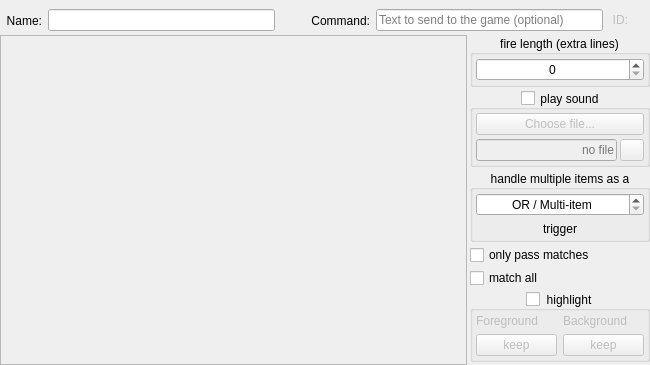
<?xml version="1.0" encoding="UTF-8"?>
<ui version="4.0">
 <class>trigger_main_area</class>
 <widget class="QWidget" name="trigger_main_area">
  <property name="geometry">
   <rect>
    <x>0</x>
    <y>0</y>
    <width>650</width>
    <height>240</height>
   </rect>
  </property>
  <property name="sizePolicy">
   <sizepolicy hsizetype="Preferred" vsizetype="Preferred">
    <horstretch>0</horstretch>
    <verstretch>0</verstretch>
   </sizepolicy>
  </property>
  <layout class="QGridLayout" name="gridLayout_triggers_main_area" rowstretch="0,1" columnstretch="1,0">
   <property name="leftMargin">
    <number>0</number>
   </property>
   <property name="topMargin">
    <number>0</number>
   </property>
   <property name="rightMargin">
    <number>0</number>
   </property>
   <property name="bottomMargin">
    <number>0</number>
   </property>
   <property name="spacing">
    <number>3</number>
   </property>
   <item row="0" column="0" colspan="2">
    <widget class="QWidget" name="widget_top" native="true">
     <property name="sizePolicy">
      <sizepolicy hsizetype="Expanding" vsizetype="Minimum">
       <horstretch>0</horstretch>
       <verstretch>0</verstretch>
      </sizepolicy>
     </property>
     <property name="autoFillBackground">
      <bool>true</bool>
     </property>
     <layout class="QHBoxLayout" name="horizontalLayout_widget_top" stretch="0,1,0,0,1,0">
      <property name="leftMargin">
       <number>6</number>
      </property>
      <property name="rightMargin">
       <number>6</number>
      </property>
      <property name="bottomMargin">
       <number>0</number>
      </property>
      <item>
       <widget class="QLabel" name="label_trigger_name">
        <property name="sizePolicy">
         <sizepolicy hsizetype="Minimum" vsizetype="Preferred">
          <horstretch>0</horstretch>
          <verstretch>0</verstretch>
         </sizepolicy>
        </property>
        <property name="text">
         <string>Name:</string>
        </property>
        <property name="alignment">
         <set>Qt::AlignRight|Qt::AlignTrailing|Qt::AlignVCenter</set>
        </property>
        <property name="buddy">
         <cstring>lineEdit_trigger_name</cstring>
        </property>
       </widget>
      </item>
      <item>
       <widget class="QLineEdit" name="lineEdit_trigger_name">
        <property name="toolTip">
         <string>&lt;p&gt;Choose a good, (ideally, though it need not be, unique) name for your trigger or trigger group. This will be displayed in the trigger tree.&lt;/p&gt;</string>
        </property>
       </widget>
      </item>
      <item>
       <widget class="QToolButton" name="toolButton_toggleExtraControls">
        <property name="toolTip">
         <string>&lt;p&gt;Use this control to show or hide the extra controls for the trigger; this can be used to allow more space to show the trigger &lt;i&gt;items&lt;/i&gt; on smaller screen.&lt;/p&gt;</string>
        </property>
        <property name="text">
         <string/>
        </property>
        <property name="icon">
         <iconset resource="../mudlet.qrc">
          <normaloff>:/icons/arrow-right_grey-16x.png</normaloff>
          <normalon>:/icons/arrow-down_grey-16x.png</normalon>
          <activeoff>:/icons/arrow-right-16x.png</activeoff>
          <activeon>:/icons/arrow-down-16x.png</activeon>:/icons/arrow-right_grey-16x.png</iconset>
        </property>
        <property name="checkable">
         <bool>true</bool>
        </property>
        <property name="checked">
         <bool>false</bool>
        </property>
        <property name="autoRaise">
         <bool>true</bool>
        </property>
       </widget>
      </item>
      <item>
       <widget class="QLabel" name="label_trigger_command">
        <property name="text">
         <string>Command:</string>
        </property>
        <property name="alignment">
         <set>Qt::AlignRight|Qt::AlignTrailing|Qt::AlignVCenter</set>
        </property>
        <property name="buddy">
         <cstring>lineEdit_trigger_command</cstring>
        </property>
       </widget>
      </item>
      <item>
       <widget class="QLineEdit" name="lineEdit_trigger_command">
        <property name="toolTip">
         <string>&lt;p&gt;Enter one or more commands to use if the given command matches the pattern. (Optional)&lt;/p&gt;&lt;p&gt;This could be another alias or a command to send directly to the game. For complex commands that require modification of variables within this profile, use a Lua script in the editor area below instead. It's possible to use both this field and a Lua script - the contents of this field will be used before running the script.&lt;/p&gt;</string>
        </property>
        <property name="placeholderText">
         <string>Text to send to the game (optional)</string>
        </property>
       </widget>
      </item>
      <item>
       <widget class="QFrame" name="frameId">
        <property name="frameShape">
         <enum>QFrame::NoFrame</enum>
        </property>
        <layout class="QHBoxLayout" name="horizontalLayout_frameId">
         <property name="leftMargin">
          <number>3</number>
         </property>
         <property name="topMargin">
          <number>0</number>
         </property>
         <property name="rightMargin">
          <number>3</number>
         </property>
         <property name="bottomMargin">
          <number>0</number>
         </property>
         <item alignment="Qt::AlignVCenter">
          <widget class="QLabel" name="label_idLabel">
           <property name="enabled">
            <bool>false</bool>
           </property>
           <property name="text">
            <string>ID:</string>
           </property>
           <property name="alignment">
            <set>Qt::AlignRight|Qt::AlignTrailing|Qt::AlignVCenter</set>
           </property>
           <property name="textInteractionFlags">
            <set>Qt::NoTextInteraction</set>
           </property>
          </widget>
         </item>
         <item alignment="Qt::AlignVCenter">
          <widget class="QLabel" name="label_idNumber">
           <property name="enabled">
            <bool>false</bool>
           </property>
           <property name="text">
            <string/>
           </property>
           <property name="textInteractionFlags">
            <set>Qt::TextSelectableByMouse</set>
           </property>
          </widget>
         </item>
        </layout>
       </widget>
      </item>
     </layout>
    </widget>
   </item>
   <item row="1" column="0">
    <widget class="QWidget" name="widget_left" native="true">
     <layout class="QVBoxLayout" name="verticalLayout_left" stretch="1">
      <property name="spacing">
       <number>3</number>
      </property>
      <property name="leftMargin">
       <number>0</number>
      </property>
      <property name="topMargin">
       <number>0</number>
      </property>
      <property name="rightMargin">
       <number>0</number>
      </property>
      <property name="bottomMargin">
       <number>0</number>
      </property>
      <item>
       <widget class="QScrollArea" name="scrollArea">
        <property name="sizePolicy">
         <sizepolicy hsizetype="Expanding" vsizetype="Minimum">
          <horstretch>0</horstretch>
          <verstretch>0</verstretch>
         </sizepolicy>
        </property>
        <property name="toolTip">
         <string>&lt;p&gt;Match all occurrences of the pattern in the line.&lt;/p&gt;</string>
        </property>
        <property name="widgetResizable">
         <bool>true</bool>
        </property>
        <property name="alignment">
         <set>Qt::AlignCenter</set>
        </property>
       </widget>
      </item>
     </layout>
    </widget>
   </item>
   <item row="1" column="1">
    <widget class="QWidget" name="widget_right" native="true">
     <property name="sizePolicy">
      <sizepolicy hsizetype="Fixed" vsizetype="Minimum">
       <horstretch>0</horstretch>
       <verstretch>0</verstretch>
      </sizepolicy>
     </property>
     <property name="autoFillBackground">
      <bool>true</bool>
     </property>
     <layout class="QVBoxLayout" name="verticalLayout_widget_right" stretch="0,0,0,0,0,0,0">
      <property name="spacing">
       <number>3</number>
      </property>
      <property name="leftMargin">
       <number>0</number>
      </property>
      <property name="topMargin">
       <number>0</number>
      </property>
      <property name="rightMargin">
       <number>0</number>
      </property>
      <property name="bottomMargin">
       <number>0</number>
      </property>
      <item alignment="Qt::AlignTop">
       <widget class="QGroupBox" name="groupBox_stayOpen">
        <property name="toolTip">
         <string>&lt;p&gt;Keep firing the script for this many more lines, after the trigger or chain has matched.&lt;/p&gt;</string>
        </property>
        <property name="autoFillBackground">
         <bool>true</bool>
        </property>
        <property name="title">
         <string>fire length (extra lines)</string>
        </property>
        <property name="alignment">
         <set>Qt::AlignCenter</set>
        </property>
        <property name="checkable">
         <bool>false</bool>
        </property>
        <property name="checked">
         <bool>false</bool>
        </property>
        <layout class="QHBoxLayout" name="horizontalLayout_groupBox_stayOpen" stretch="1">
         <property name="spacing">
          <number>3</number>
         </property>
         <property name="leftMargin">
          <number>3</number>
         </property>
         <property name="topMargin">
          <number>3</number>
         </property>
         <property name="rightMargin">
          <number>3</number>
         </property>
         <property name="bottomMargin">
          <number>3</number>
         </property>
         <item alignment="Qt::AlignTop">
          <widget class="QSpinBox" name="spinBox_stayOpen">
           <property name="sizePolicy">
            <sizepolicy hsizetype="Preferred" vsizetype="Minimum">
             <horstretch>0</horstretch>
             <verstretch>0</verstretch>
            </sizepolicy>
           </property>
           <property name="minimumSize">
            <size>
             <width>0</width>
             <height>21</height>
            </size>
           </property>
           <property name="toolTip">
            <string>&lt;p&gt;How many more lines, after the one that fired the trigger, should be passed to the trigger's children?&lt;/p&gt;</string>
           </property>
           <property name="alignment">
            <set>Qt::AlignCenter</set>
           </property>
           <property name="maximum">
            <number>999</number>
           </property>
          </widget>
         </item>
        </layout>
       </widget>
      </item>
      <item>
       <widget class="QGroupBox" name="groupBox_soundTrigger">
        <property name="toolTip">
         <string>&lt;p&gt;Play a sound file if the trigger fires.&lt;/p&gt;</string>
        </property>
        <property name="title">
         <string>play sound</string>
        </property>
        <property name="alignment">
         <set>Qt::AlignCenter</set>
        </property>
        <property name="checkable">
         <bool>true</bool>
        </property>
        <property name="checked">
         <bool>false</bool>
        </property>
        <layout class="QGridLayout" name="gridLayout_groupBox_soundTrigger" rowstretch="1,1" columnstretch="1,1">
         <property name="leftMargin">
          <number>3</number>
         </property>
         <property name="topMargin">
          <number>3</number>
         </property>
         <property name="rightMargin">
          <number>3</number>
         </property>
         <property name="bottomMargin">
          <number>3</number>
         </property>
         <property name="spacing">
          <number>3</number>
         </property>
         <item row="0" column="0" colspan="2" alignment="Qt::AlignVCenter">
          <widget class="QPushButton" name="pushButtonSound">
           <property name="toolTip">
            <string comment="This is the button used to select a sound file to be played when a trigger fires." extracomment="Please ensure the text used here is duplicated within the tooltip for the QLineEdit that displays the file name selected.">&lt;p&gt;Use this to open a file selection dialogue to find a sound file to play when the trigger fires.&lt;/p&gt;
&lt;p&gt;&lt;i&gt;Cancelling from the file dialogue will not make any changes; to clear the file use the clear button to the right of the file name display.&lt;/i&gt;&lt;/p&gt;</string>
           </property>
           <property name="text">
            <string>Choose file...</string>
           </property>
          </widget>
         </item>
         <item row="1" column="0">
          <widget class="QLineEdit" name="lineEdit_soundFile">
           <property name="enabled">
            <bool>false</bool>
           </property>
           <property name="cursor">
            <cursorShape>ForbiddenCursor</cursorShape>
           </property>
           <property name="focusPolicy">
            <enum>Qt::NoFocus</enum>
           </property>
           <property name="toolTip">
            <string comment="This is the tooltip for the QLineEdit that shows - but does not permit changing - the sound file used for a trigger.">&lt;p&gt;Sound file to play when the trigger fires.&lt;/p&gt;</string>
           </property>
           <property name="alignment">
            <set>Qt::AlignRight|Qt::AlignTrailing|Qt::AlignVCenter</set>
           </property>
           <property name="readOnly">
            <bool>true</bool>
           </property>
           <property name="placeholderText">
            <string>no file</string>
           </property>
          </widget>
         </item>
         <item row="1" column="1">
          <widget class="QToolButton" name="toolButton_clearSoundFile">
           <property name="minimumSize">
            <size>
             <width>22</width>
             <height>22</height>
            </size>
           </property>
           <property name="toolTip">
            <string>&lt;p&gt;Click to remove the sound file set for this trigger.&lt;/p&gt;</string>
           </property>
           <property name="icon">
            <iconset resource="../mudlet.qrc">
             <normaloff>:/icons/edit-clear-locationbar-rtl-green.png</normaloff>:/icons/edit-clear-locationbar-rtl-green.png</iconset>
           </property>
          </widget>
         </item>
        </layout>
       </widget>
      </item>
      <item>
       <widget class="QGroupBox" name="groupBox_multiLineTrigger">
        <property name="toolTip">
         <string>&lt;p&gt;If set to any value but the first the trigger will only fire if &lt;u&gt;all&lt;/u&gt; conditions on the list have been met within the specified line delta, and captures will be saved in &lt;tt&gt;multimatches&lt;/tt&gt; instead of &lt;tt&gt;matches&lt;/tt&gt;.&lt;/p&gt;&lt;p&gt;If set to the first value the trigger will fire if &lt;u&gt;any&lt;/u&gt; condition on the list have been met.&lt;/p&gt;</string>
        </property>
        <property name="autoFillBackground">
         <bool>true</bool>
        </property>
        <property name="title">
         <string extracomment="This text preceeds (is above) the content of the spinBox_lineMargin which also contain text with the text in the label_multiLineTrigger suffixed on the end (underneath).">handle multiple items as a</string>
        </property>
        <property name="alignment">
         <set>Qt::AlignCenter</set>
        </property>
        <property name="checkable">
         <bool>false</bool>
        </property>
        <property name="checked">
         <bool>false</bool>
        </property>
        <layout class="QVBoxLayout" name="verticalLayout" stretch="0,0">
         <property name="leftMargin">
          <number>3</number>
         </property>
         <property name="topMargin">
          <number>3</number>
         </property>
         <property name="rightMargin">
          <number>3</number>
         </property>
         <property name="bottomMargin">
          <number>3</number>
         </property>
         <item>
          <widget class="QSpinBox" name="spinBox_lineMargin">
           <property name="toolTip">
            <string>&lt;p&gt;Within how many lines must all conditions be true to fire the trigger?&lt;/p&gt;</string>
           </property>
           <property name="alignment">
            <set>Qt::AlignCenter</set>
           </property>
           <property name="specialValueText">
            <string extracomment="This text represents what is shown in the spinBox_lineMargin control when it is at it minimum value and replaces the normal value and the normal prefix and suffix that would otherwise surround it before this or those elements are inserted in the middle of the groupBox_multiLineTrigger and the label_multiLineTrigger text.">OR / Multi-item</string>
           </property>
           <property name="suffix">
            <string extracomment="This text is appended after the numeric value shown in the spin box (so that it and the prefix text is &quot;wrapped&quot; around it), except when the control is set to the special first value when all of them are replaced by that text.">)</string>
           </property>
           <property name="prefix">
            <string extracomment="This text is prepended before the numeric value shown in the spin box (so that it and the suffix text is &quot;wrapped&quot; around it), except when the control is set to the special first value when all of them are replaced by that text. For locales using spaces between words ensure a space is left at the end to separate the text from the number that is shown from the control after it.">AND / Multi-line (delta: </string>
           </property>
           <property name="minimum">
            <number>-1</number>
           </property>
           <property name="value">
            <number>-1</number>
           </property>
          </widget>
         </item>
         <item>
          <widget class="QLabel" name="label_multLineTrigger">
           <property name="text">
            <string extracomment="This text follows (is beneath) the content of the spinBox_lineMargin which also contain text with the groupBox_multiLineTrigger prefixed at the beginning (above).">trigger</string>
           </property>
           <property name="alignment">
            <set>Qt::AlignCenter</set>
           </property>
          </widget>
         </item>
        </layout>
       </widget>
      </item>
      <item>
       <widget class="QCheckBox" name="checkBox_filterTrigger">
        <property name="toolTip">
         <string>&lt;p&gt;Do not pass whole line to children.&lt;/p&gt;</string>
        </property>
        <property name="text">
         <string>only pass matches</string>
        </property>
       </widget>
      </item>
      <item>
       <widget class="QCheckBox" name="checkBox_perlSlashGOption">
        <property name="text">
         <string>match all</string>
        </property>
       </widget>
      </item>
      <item alignment="Qt::AlignTop">
       <widget class="QGroupBox" name="groupBox_triggerColorizer">
        <property name="toolTip">
         <string>&lt;p&gt;Enable this to highlight the matching text by changing the fore and background colors to the ones selected here.&lt;/p&gt;</string>
        </property>
        <property name="autoFillBackground">
         <bool>true</bool>
        </property>
        <property name="title">
         <string>highlight</string>
        </property>
        <property name="alignment">
         <set>Qt::AlignCenter</set>
        </property>
        <property name="checkable">
         <bool>true</bool>
        </property>
        <property name="checked">
         <bool>false</bool>
        </property>
        <layout class="QGridLayout" name="gridLayout">
         <property name="leftMargin">
          <number>3</number>
         </property>
         <property name="topMargin">
          <number>3</number>
         </property>
         <property name="rightMargin">
          <number>3</number>
         </property>
         <property name="bottomMargin">
          <number>3</number>
         </property>
         <item row="0" column="0">
          <widget class="QLabel" name="label_foregroundColor">
           <property name="text">
            <string>Foreground</string>
           </property>
           <property name="buddy">
            <cstring>pushButtonFgColor</cstring>
           </property>
          </widget>
         </item>
         <item row="1" column="1">
          <widget class="QPushButton" name="pushButtonBgColor">
           <property name="sizePolicy">
            <sizepolicy hsizetype="Expanding" vsizetype="Expanding">
             <horstretch>0</horstretch>
             <verstretch>0</verstretch>
            </sizepolicy>
           </property>
           <property name="text">
            <string comment="Keep the existing colour on matches to highlight. Use shortest word possible so it fits on the button">keep</string>
           </property>
          </widget>
         </item>
         <item row="0" column="1">
          <widget class="QLabel" name="label_backgroundColor">
           <property name="text">
            <string>Background</string>
           </property>
           <property name="buddy">
            <cstring>pushButtonBgColor</cstring>
           </property>
          </widget>
         </item>
         <item row="1" column="0">
          <widget class="QPushButton" name="pushButtonFgColor">
           <property name="sizePolicy">
            <sizepolicy hsizetype="Expanding" vsizetype="Expanding">
             <horstretch>0</horstretch>
             <verstretch>0</verstretch>
            </sizepolicy>
           </property>
           <property name="text">
            <string comment="Keep the existing colour on matches to highlight. Use shortest word possible so it fits on the button">keep</string>
           </property>
          </widget>
         </item>
        </layout>
       </widget>
      </item>
      <item>
       <widget class="QWidget" name="widget_verticalSpacer_right" native="true">
        <layout class="QVBoxLayout" name="verticalLayout_widget_verticalSpacer_right">
         <property name="spacing">
          <number>0</number>
         </property>
         <property name="leftMargin">
          <number>0</number>
         </property>
         <property name="topMargin">
          <number>0</number>
         </property>
         <property name="rightMargin">
          <number>0</number>
         </property>
         <property name="bottomMargin">
          <number>0</number>
         </property>
         <item>
          <spacer name="verticalSpacer_middleRight">
           <property name="orientation">
            <enum>Qt::Vertical</enum>
           </property>
           <property name="sizeHint" stdset="0">
            <size>
             <width>20</width>
             <height>0</height>
            </size>
           </property>
          </spacer>
         </item>
        </layout>
       </widget>
      </item>
     </layout>
    </widget>
   </item>
  </layout>
 </widget>
 <resources>
  <include location="../mudlet.qrc"/>
 </resources>
 <connections/>
</ui>
